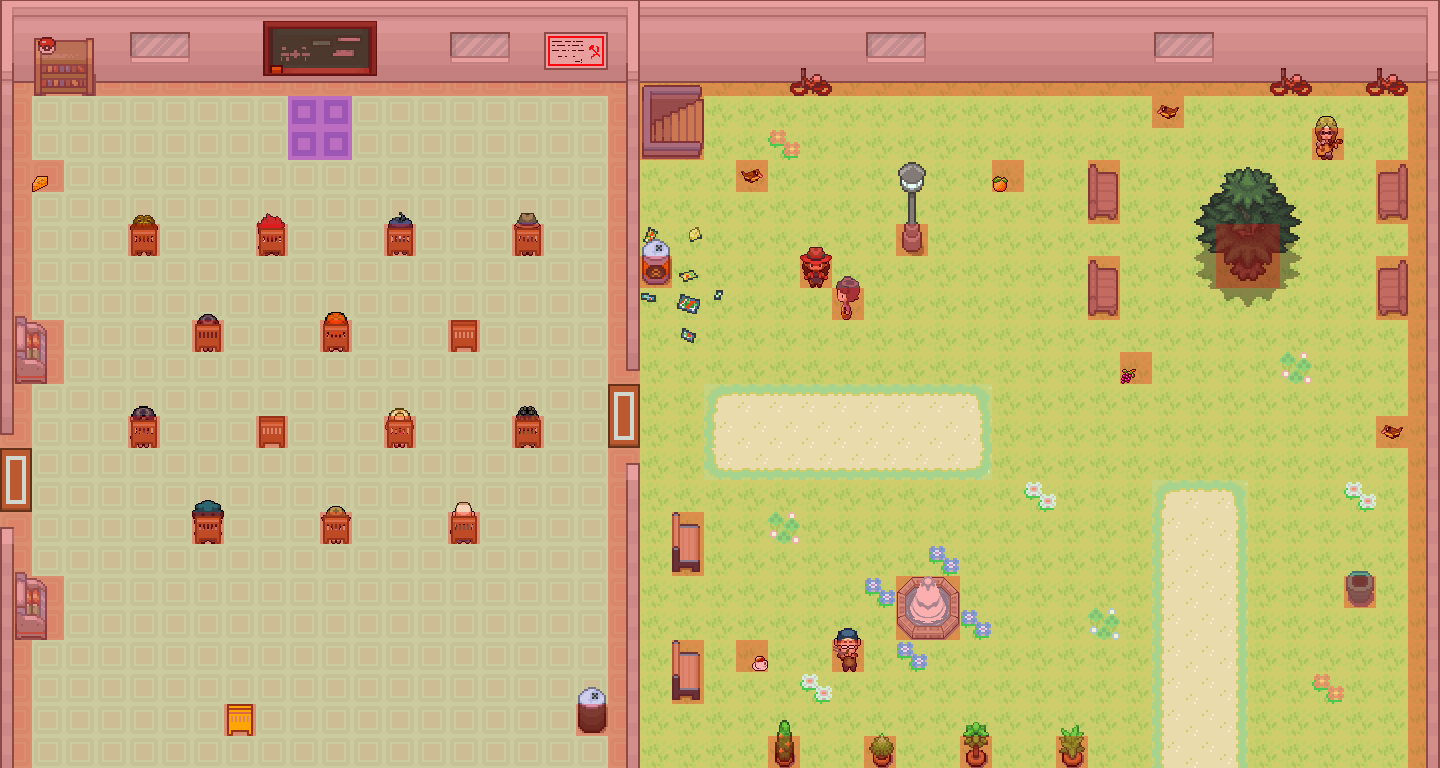

Below is a game level as drawn by its tile map, then a one-line description and the .tmx that defines it (tile-layer data replaced by summaries):
An orthogonal 45x24 tile map with 32x32 px tiles, 6 tile layers (Ground1, Ground2, Collision1, Collision2, ...) and 39 objects (16x sign, 4x food, 2x door, Spawn Point, bigSign).

<map version="1.8" tiledversion="1.8.2" orientation="orthogonal" renderorder="right-down" width="45" height="24" tilewidth="32" tileheight="32" infinite="0" nextlayerid="11" nextobjectid="46">
 <editorsettings>
  <export target="university-sanjana.json" format="json" />
 </editorsettings>
 <tileset firstgid="1" name="tileset" tilewidth="32" tileheight="32" tilecount="1365" columns="39">
  <image source="tileset.png" width="1248" height="1120" />
  <tile id="173">
   <objectgroup draworder="index" id="2">
    <object id="1" x="10.206" y="21.7959" />
   </objectgroup>
  </tile>
  <tile id="210">
   <objectgroup draworder="index" id="2">
    <object id="1" x="21.9689" y="21.7959" />
   </objectgroup>
  </tile>
  <tile id="212">
   <objectgroup draworder="index" id="2">
    <object id="1" x="10.033" y="21.4499" />
   </objectgroup>
  </tile>
  <tile id="213">
   <objectgroup draworder="index" id="2">
    <object id="1" x="17.2983" y="16.9524" />
   </objectgroup>
  </tile>
  <tile id="246">
   <objectgroup draworder="index" id="2">
    <object id="1" x="9.86006" y="21.4499" />
   </objectgroup>
  </tile>
  <tile id="247">
   <objectgroup draworder="index" id="2">
    <object id="1" x="14.5306" y="18.8552" />
   </objectgroup>
  </tile>
  <tile id="250">
   <objectgroup draworder="index" id="2">
    <object id="1" x="10.033" y="21.9689" />
   </objectgroup>
  </tile>
  <tile id="285">
   <objectgroup draworder="index" id="2">
    <object id="1" x="10.033" y="21.7959" />
   </objectgroup>
  </tile>
  <tile id="286">
   <objectgroup draworder="index" id="2">
    <object id="1" x="10.033" y="21.9689" />
   </objectgroup>
  </tile>
  <tile id="287">
   <objectgroup draworder="index" id="2">
    <object id="1" x="9.86006" y="21.9689" />
   </objectgroup>
  </tile>
  <tile id="288">
   <objectgroup draworder="index" id="2">
    <object id="1" x="9.68707" y="21.7959" />
   </objectgroup>
  </tile>
  <tile id="289">
   <objectgroup draworder="index" id="2">
    <object id="1" x="9.86006" y="21.7959" />
   </objectgroup>
  </tile>
  <tile id="290">
   <objectgroup draworder="index" id="2">
    <object id="1" x="10.033" y="21.6229" />
   </objectgroup>
  </tile>
  <tile id="407">
   <objectgroup draworder="index" id="2">
    <object id="1" x="9.68707" y="9.86006" />
   </objectgroup>
  </tile>
 </tileset>
 <layer id="1" name="Ground1" width="45" height="24">
  <data>[1080 cells, 1080 non-empty, 2 distinct tile ids]</data>
 </layer>
 <layer id="2" name="Ground2" width="45" height="24">
  <data>[1080 cells, 87 non-empty, 30 distinct tile ids]</data>
 </layer>
 <layer id="4" name="Collision1" width="45" height="24">
  <data>[1080 cells, 247 non-empty, 64 distinct tile ids]</data>
 </layer>
 <layer id="3" name="Collision2" width="45" height="24">
  <data>[1080 cells, 61 non-empty, 33 distinct tile ids]</data>
 </layer>
 <layer id="5" name="Above" width="45" height="24">
  <data>[1080 cells, 38 non-empty, 37 distinct tile ids]</data>
 </layer>
 <layer id="7" name="CollisionLayer" width="45" height="24">
  <data>[1080 cells, 256 non-empty, 1 distinct tile ids]</data>
 </layer>
 <objectgroup id="6" name="Objects">
  <object id="1" name="Spawn Point" x="1200" y="704">
   <point />
  </object>
  <object id="2" name="door" type="door" gid="1" x="1168" y="768" width="64" height="16">
   <properties>
    <property name="destination" value="OverworldScene" />
    <property name="link" type="bool" value="false" />
   </properties>
  </object>
  <object id="3" name="door" type="door" gid="1" x="0" y="512" width="16" height="64">
   <properties>
    <property name="destination" value="friends" />
    <property name="link" type="bool" value="true" />
   </properties>
  </object>
  <object id="4" name="sign" type="sign" gid="1" x="832" y="672" width="32" height="32">
   <properties>
    <property name="direction" value="center" />
    <property name="text" value="Time to have the best deal of your life. VALUE!!!!" />
   </properties>
  </object>
  <object id="5" name="sign" type="sign" gid="1" x="800" y="288" width="32" height="32">
   <properties>
    <property name="direction" value="center" />
    <property name="text">can't wait to dance to 
 guleba at your sangeeth</property>
   </properties>
  </object>
  <object id="7" name="sign" type="sign" gid="1" x="1312" y="160" width="32" height="32">
   <properties>
    <property name="direction" value="center" />
    <property name="text" value="Your body is a wonderland" />
   </properties>
  </object>
  <object id="8" name="sign" type="sign" gid="1" x="128" y="256" width="32" height="32">
   <properties>
    <property name="direction" value="center" />
    <property name="text" value="Sunday morning dog park &amp; coffee" />
   </properties>
  </object>
  <object id="9" name="sign" type="sign" gid="1" x="256" y="256" width="32" height="32">
   <properties>
    <property name="direction" value="center" />
    <property name="text" value="when are we eating 1$ tacos in Mexico?" />
   </properties>
  </object>
  <object id="10" name="sign" type="sign" gid="1" x="512" y="256" width="32" height="32">
   <properties>
    <property name="direction" value="center" />
    <property name="text" value="Grouse grind? Lol" />
   </properties>
  </object>
  <object id="11" name="sign" type="sign" gid="1" x="320" y="352" width="32" height="32">
   <properties>
    <property name="direction" value="center" />
    <property name="text" value="iykyk" />
   </properties>
  </object>
  <object id="12" name="sign" type="sign" gid="1" x="384" y="448" width="32" height="32">
   <properties>
    <property name="direction" value="center" />
    <property name="text" value="Video game time (I won't get mad if I lose)" />
   </properties>
  </object>
  <object id="13" name="sign" type="sign" gid="1" x="512" y="448" width="32" height="32">
   <properties>
    <property name="direction" value="center" />
    <property name="text" value="Late night 00's karaoke" />
   </properties>
  </object>
  <object id="14" name="sign" type="sign" gid="1" x="192" y="544" width="32" height="32">
   <properties>
    <property name="direction" value="center" />
    <property name="text" value="Let's get costco hotdogs together" />
   </properties>
  </object>
  <object id="15" name="sign" type="sign" gid="1" x="384" y="256" width="32" height="32">
   <properties>
    <property name="direction" value="center" />
    <property name="text" value="ROM date night" />
   </properties>
  </object>
  <object id="16" name="sign" type="sign" gid="1" x="192" y="352" width="32" height="32">
   <properties>
    <property name="direction" value="center" />
    <property name="text" value="I'll drive you (lol)" />
   </properties>
  </object>
  <object id="17" name="sign" type="sign" gid="1" x="128" y="448" width="32" height="32">
   <properties>
    <property name="direction" value="center" />
    <property name="text" value="Let's make plates and bowls!!" />
   </properties>
  </object>
  <object id="18" name="sign" type="sign" gid="1" x="320" y="544" width="32" height="32">
   <properties>
    <property name="direction" value="center" />
    <property name="text" value="Sunday afternoon nap" />
   </properties>
  </object>
  <object id="19" name="sign" type="sign" gid="1" x="448" y="544" width="32" height="32">
   <properties>
    <property name="direction" value="center" />
    <property name="text" value="Bike ride by the beach!" />
   </properties>
  </object>
  </objectgroup>
</map>
<!-- 7 of 39 objects omitted -->